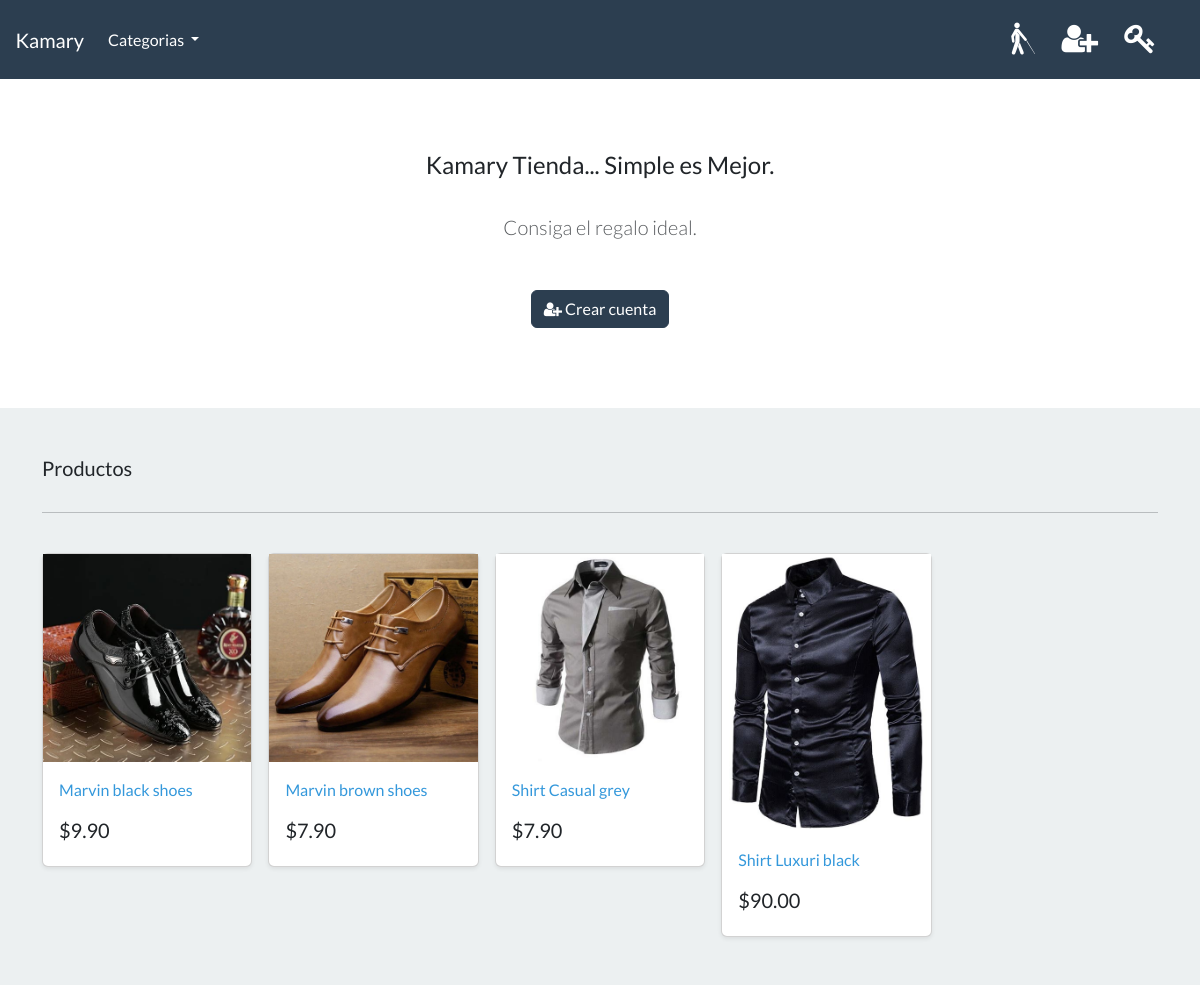
/, run on an earlier commit of the app's database.
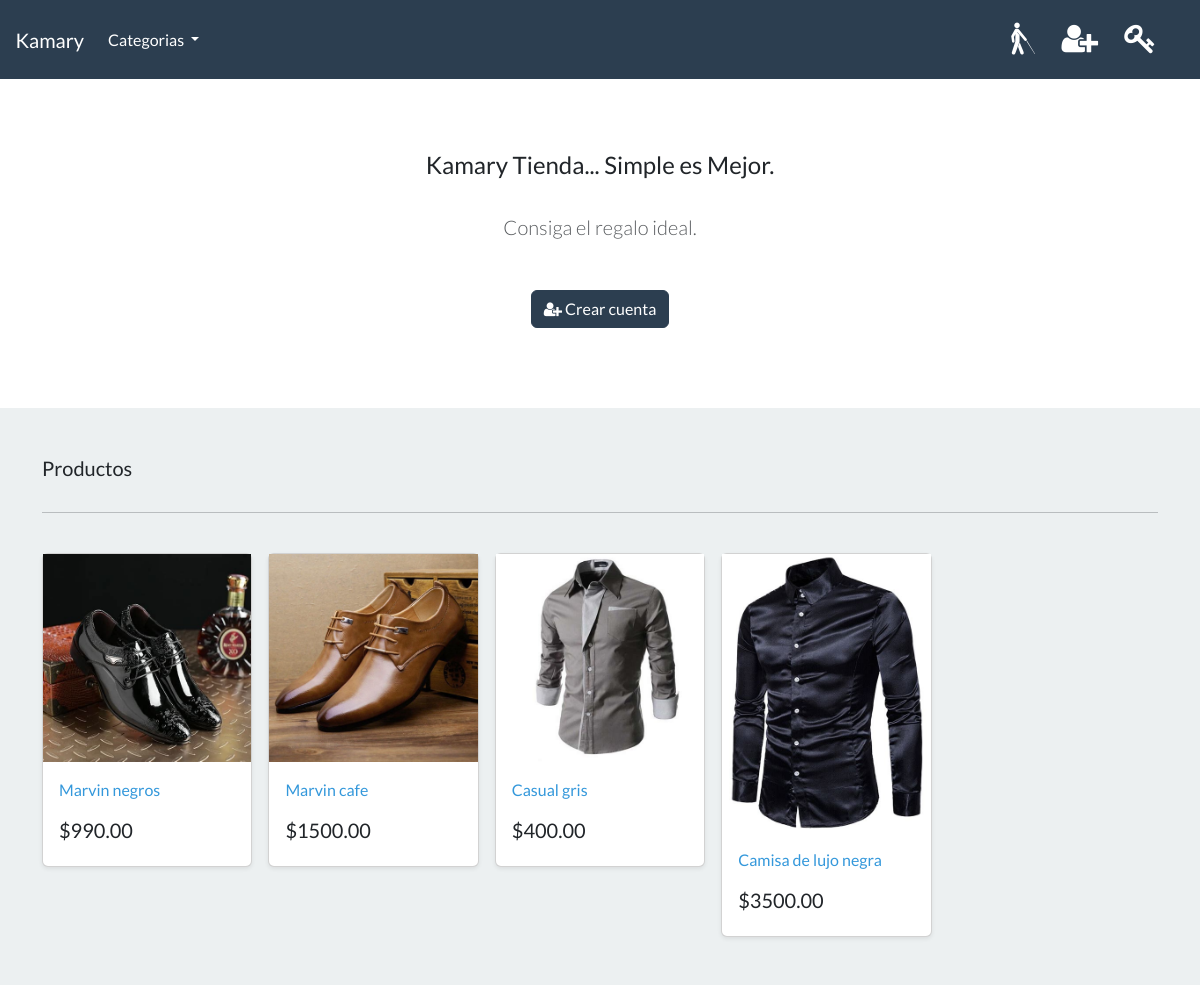
And on a later commit of the database.
### store/models.py (models this page shows, shortened)
class Product(models.Model):
    Category = models.ForeignKey(
        Category, related_name="product", on_delete=models.CASCADE, null=True
    )
    title = models.CharField(max_length=250)
    brand = models.CharField(max_length=250, default="un-branded")
    description = models.TextField(blank=True)  # Optional
    slug = models.SlugField(max_length=250)
    price = models.DecimalField(max_digits=8, decimal_places=2)
    image = models.ImageField(upload_to="images/")
    class Meta:
        verbose_name = "producto"
        verbose_name_plural = "productos"
    def get_absolute_url(self):
        return reverse("product_info", args=[self.slug])

### store/views.py (the view)
# urls.py: path("", include("store.urls")),
def store(request):
    all_products = Product.objects.all()
    context = {"products": all_products}
    return render(request, "store/store.html", context=context)

### cart/context_processors.py (called while the page is built)
def cart(request):
    return {"cart": Cart(request)}

### store/models.py (called while the page is built)
    def get_absolute_url(self):
        return reverse("list_category", args=[self.slug])

### store/views.py (called while the page is built)
def categories(request):
    all_categories = Category.objects.all()
    return {"all_categories": all_categories}

### store/templates/store/store.html (shortened to what this page needs)
{% extends "./base.html" %}
{% load static % }
{% block content %}
<body>
    <section class="py-4 text-center container">
        <div class="row py-lg-5">
            <div class="col-lg-6 col-md-8 mx-auto">
                <h4> Kamary Tienda... Simple es Mejor. </h4>
                <br>
                <p class="lead text-muted">
                    Consiga el regalo ideal.
                </p>
                <br>
                <a href="{% url "register" %}" class="btn btn-primary my-2">
                    <i class="fa fa-user-plus" aria-hidden="true"></i> Crear cuenta</a>
            </div>
        </div>
    </section>
    {% include './main-product-section.html' %}
</body>

### store/templates/store/main-product-section.html
    <div class="album py-5 bg-light">
        <div class="container">
            <div class="pb-3 h5"> Productos </div>
            <hr>
            <br>
                <div class="row row-cols-1 row-cols-sm-2 row-cols-md-5 g-3">
                    {% for product in products %}
                        <div class="col">
                            <div class="card shadow-sm">
                                <img class="img-fluid" alt="Responsive image" src="{{product.image.url}}">
                                <div class="card-body">
                                    <p class="card-text">
                                        <a class="text-info text-decoration-none" href="{{product.get_absolute_url}}">{{product.title | capfirst}}</a>
                                    </p>
                                    <div class="d-flex justify-content-between align-items-center">
                                        <h5> ${{product.price}}</h5>
                                    </div>
                                </div>
                            </div>
                        </div>
                    {% endfor %}
                </div>
        </div>
    </div>

What changed in the data, as far as the page shows it:
changed Product: title "Marvin black shoes" → "Marvin negros"; price "9.90" → "990.00"
changed Product: title "Marvin brown shoes" → "Marvin cafe"; price "7.90" → "1500.00"
changed Product: title "Shirt Casual grey" → "Casual gris"; price "7.90" → "400.00"
changed Product: title "Shirt Luxuri black" → "Camisa de lujo negra"; price "90.00" → "3500.00"
